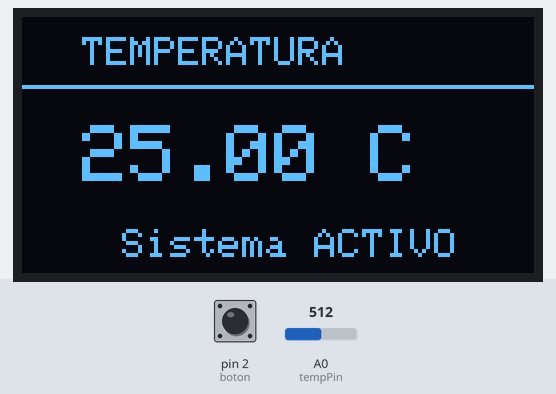
Bench run of a sketch on a simulated Arduino Uno, built with avr-gcc and run on an emulated ATmega328P. Parts: 128×64 one-colour display. The test bench sets the inputs (shaded band); at power-on: pin 2 (boton) HIGH, A0 (tempPin) = 512. What the sketch prints to the serial monitor is not drawn.

Above: at 2.7 s.
2.8 s: pin 2 (boton) pulled LOW for 2.4 s
At 5.1 s:
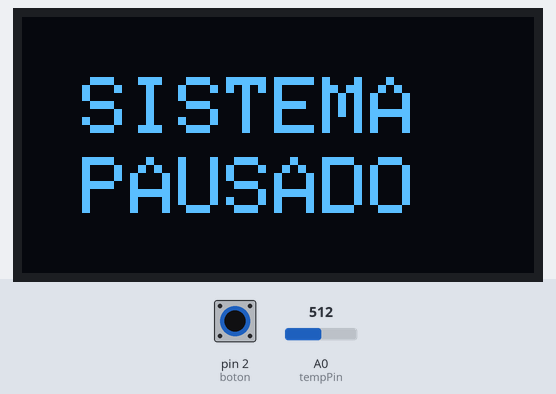
6.7 s: pin 2 (boton) pulled LOW for 2.4 s
At 7.2 s:
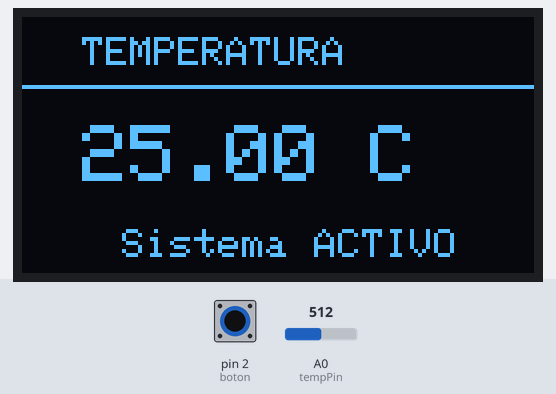
Timing chart, 0 to 9.7 s (numbered marks = the images above; inputs shaded):
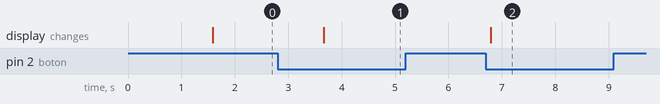

The sketch:

NASA_termistor_oled.ino
```cpp
#include <Wire.h>
#include <Adafruit_GFX.h>
#include <Adafruit_SSD1306.h>

// CONFIGURACION OLED
#define ANCHO 128
#define ALTO 64

Adafruit_SSD1306 display(ANCHO, ALTO, &Wire, -1);

// PINES
int tempPin = 0;
int boton = 2;

bool activo = true;
int estadoBoton;
int estadoAnterior = HIGH;

void setup()
{
  Serial.begin(9600);

  pinMode(boton, INPUT_PULLUP);

  // Inicializar comunicacion I2C
  Wire.begin(); // SDA, SCL

  // Inicializar pantalla
  if (!display.begin(SSD1306_SWITCHCAPVCC, 0x3C)) {
    Serial.println("Error al iniciar OLED");
    while (true);
  }

  display.clearDisplay();
  display.setTextColor(SSD1306_WHITE);

  display.setTextSize(2);
  display.setCursor(15, 20);
  display.println("TERMOMETRO");

  display.setTextSize(1);
  display.setCursor(30, 45);
  display.println("Iniciando...");

  display.display();

  delay(1500);
}

void loop()
{
  estadoBoton = digitalRead(boton);

  if (estadoBoton == LOW && estadoAnterior == HIGH) {

    delay(50);

    activo = !activo;

    if (activo == true) {
      Serial.println("Activado");
    }

    if (activo == false) {
      Serial.println("Desactivado");
    }
  }

  estadoAnterior = estadoBoton;

  if (activo == true) {

  int tempReading = analogRead(tempPin);
  // This is OK
  double tempK = log(10000.0 * ((1024.0 / tempReading - 1)));
  tempK = 1 / (0.001129148 + (0.000234125 + (0.0000000876741 * tempK * tempK )) * tempK );       //  Temp Kelvin
  float tempC = tempK - 273.15;            // Convert Kelvin to Celcius
  float tempF = (tempC * 9.0)/ 5.0 + 32.0;

    // MONITOR SERIAL
    Serial.println("Temperatura en Celsius:");
    Serial.println(tempC);

    // PANTALLA OLED
    display.clearDisplay();

    display.setTextSize(1);
    display.setCursor(15, 5);
    display.println("TEMPERATURA");

    display.drawLine(0, 17, 128, 17, SSD1306_WHITE);

    display.setTextSize(2);
    display.setCursor(15, 27);
    display.print(tempC, 2);

    display.print(" C");

    display.setTextSize(1);
    display.setCursor(25, 53);
    display.println("Sistema ACTIVO");

    display.display();

    delay(2000);
  }

  if (activo == false) {

    display.clearDisplay();

    display.setTextSize(2);
    display.setCursor(15, 15);
    display.println("SISTEMA");

    display.setCursor(15, 35);
    display.println("PAUSADO");

    display.display();

    delay(10);
    return;
  }
}
```

Measured:
- after the input at 2.8 s, the display: changes after 0.87 s (image 1)
- after the input at 6.7 s, the display: changes after 0.10 s (image 2)
